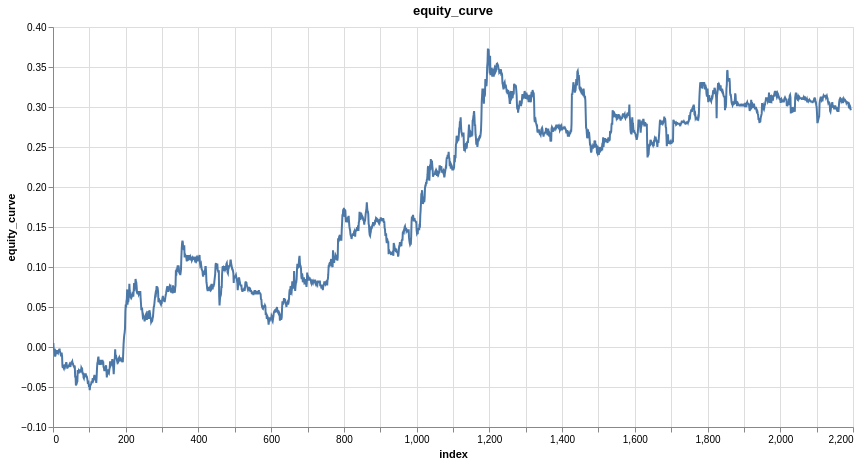

This figure's notebook cell:
### Code cell
features = ["close_log_return_lag_3"]
model = LinearModel(input_features)
optimizer = torch.optim.Adam(model.parameters(), lr=0.0005)
model_trades = research.learn_model_trades(
    ts, features, target, model, no_epochs=200, loss=nn.L1Loss(), optimizer=optimizer
)
research.plot_line(model_trades, "equity_curve")

# This model has positive returns.. but probably not with fees

### Figure 1 — Vega specification as saved in the notebook (floating-point values rounded to 4 significant figures; data arrays with more than 128 entries replaced by an {"elided": "..."} marker saying what was removed)
{"$schema": "https://vega.github.io/schema/vega/v6.json", "data": [{"name": "param_1e9efca18e7a2868_store"}, {"name": "source_0", "values": {"elided": "2195 records"}}, {"name": "source_0_x_domain_index", "values": [{"min": 0, "max": 2194}]}, {"name": "source_0_y_domain_equity_curve", "values": [{"min": -0.054, "max": 0.373}]}], "signals": [{"name": "unit", "value": {}, "on": [{"events": "pointermove", "update": "isTuple(group()) ? group() : unit"}]}, {"name": "param_1e9efca18e7a2868", "update": "vlSelectionResolve(\"param_1e9efca18e7a2868_store\", \"union\")"}, {"name": "param_1e9efca18e7a2868_index", "on": [{"events": [{"source": "view", "type": "dblclick"}], "update": "null"}, {"events": {"signal": "param_1e9efca18e7a2868_translate_delta"}, "update": "panLinear(param_1e9efca18e7a2868_translate_anchor.extent_x, -param_1e9efca18e7a2868_translate_delta.x / width)"}, {"events": {"signal": "param_1e9efca18e7a2868_zoom_delta"}, "update": "zoomLinear(domain(\"x\"), param_1e9efca18e7a2868_zoom_anchor.x, param_1e9efca18e7a2868_zoom_delta)"}]}, {"name": "param_1e9efca18e7a2868_equity_curve", "on": [{"events": [{"source": "view", "type": "dblclick"}], "update": "null"}, {"events": {"signal": "param_1e9efca18e7a2868_translate_delta"}, "update": "panLinear(param_1e9efca18e7a2868_translate_anchor.extent_y, param_1e9efca18e7a2868_translate_delta.y / height)"}, {"events": {"signal": "param_1e9efca18e7a2868_zoom_delta"}, "update": "zoomLinear(domain(\"y\"), param_1e9efca18e7a2868_zoom_anchor.y, param_1e9efca18e7a2868_zoom_delta)"}]}, {"name": "param_1e9efca18e7a2868_tuple", "on": [{"events": [{"signal": "param_1e9efca18e7a2868_index || param_1e9efca18e7a2868_equity_curve"}], "update": "param_1e9efca18e7a2868_index && param_1e9efca18e7a2868_equity_curve ? {unit: \"\", fields: param_1e9efca18e7a2868_tuple_fields, values: [param_1e9efca18e7a2868_index,param_1e9efca18e7a2868_equity_curve]} : null"}]}, {"name": "param_1e9efca18e7a2868_tuple_fields", "value": [{"field": "index", "channel": "x", "type": "R"}, {"field": "equity_curve", "channel": "y", "type": "R"}]}, {"name": "param_1e9efca18e7a2868_translate_anchor", "value": {}, "on": [{"events": [{"source": "scope", "type": "pointerdown"}], "update": "{x: x(unit), y: y(unit), extent_x: domain(\"x\"), extent_y: domain(\"y\")}"}]}, {"name": "param_1e9efca18e7a2868_translate_delta", "value": {}, "on": [{"events": [{"source": "window", "between": [{"source": "scope", "type": "pointerdown"}, {"source": "window", "type": "pointerup"}], "consume": true, "type": "pointermove"}], "update": "{x: param_1e9efca18e7a2868_translate_anchor.x - x(unit), y: param_1e9efca18e7a2868_translate_anchor.y - y(unit)}"}]}, {"name": "param_1e9efca18e7a2868_zoom_anchor", "on": [{"events": [{"source": "scope", "consume": true, "type": "wheel"}], "update": "{x: invert(\"x\", x(unit)), y: invert(\"y\", y(unit))}"}]}, {"name": "param_1e9efca18e7a2868_zoom_delta", "on": [{"events": [{"source": "scope", "consume": true, "type": "wheel"}], "update": "pow(1.001, event.deltaY * pow(16, event.deltaMode))", "force": true}]}, {"name": "param_1e9efca18e7a2868_modify", "on": [{"events": {"signal": "param_1e9efca18e7a2868_tuple"}, "update": "modify(\"param_1e9efca18e7a2868_store\", param_1e9efca18e7a2868_tuple, true)"}]}], "marks": [{"type": "line", "name": "marks", "from": {"data": "source_0"}, "sort": {"field": "x"}, "encode": {"update": {"defined": {"signal": "isValid(datum[\"index\"]) && isFinite(+datum[\"index\"]) && isValid(datum[\"equity_curve\"]) && isFinite(+datum[\"equity_curve\"])"}, "stroke": {"value": "#4c78a8"}, "x": {"field": "index", "scale": "x"}, "tooltip": {"signal": "{\"index\": format(datum[\"index\"], \"\"), \"equity_curve\": format(datum[\"equity_curve\"], \"\")}"}, "y": {"field": "equity_curve", "scale": "y"}}}, "interactive": true, "clip": true, "style": ["line"]}], "scales": [{"name": "x", "type": "linear", "domain": [{"signal": "(data(\"source_0_x_domain_index\")[0] || {}).min"}, {"signal": "(data(\"source_0_x_domain_index\")[0] || {}).max"}], "range": [0, {"signal": "width"}], "nice": true, "zero": false, "domainRaw": {"signal": "param_1e9efca18e7a2868[\"index\"]"}}, {"name": "y", "type": "linear", "domain": [{"signal": "(data(\"source_0_y_domain_equity_curve\")[0] || {}).min"}, {"signal": "(data(\"source_0_y_domain_equity_curve\")[0] || {}).max"}], "range": [{"signal": "height"}, 0], "domainRaw": {"signal": "param_1e9efca18e7a2868[\"equity_curve\"]"}, "zero": true, "nice": true}], "axes": [{"scale": "x", "grid": true, "domain": false, "tickCount": {"signal": "ceil(width/40)"}, "minExtent": 0, "ticks": false, "aria": false, "orient": "bottom", "labels": false, "zindex": 0, "maxExtent": 0, "gridScale": "y"}, {"scale": "y", "gridScale": "x", "grid": true, "tickCount": {"signal": "ceil(height/40)"}, "labels": false, "orient": "left", "minExtent": 0, "ticks": false, "domain": false, "maxExtent": 0, "aria": false, "zindex": 0}, {"scale": "x", "labelOverlap": true, "zindex": 0, "grid": false, "title": "index", "labelFlush": true, "tickCount": {"signal": "ceil(width/40)"}, "orient": "bottom"}, {"scale": "y", "labelOverlap": true, "title": "equity_curve", "grid": false, "tickCount": {"signal": "ceil(height/40)"}, "orient": "left", "zindex": 0}], "title": {"text": "equity_curve", "frame": "group"}, "style": "cell", "background": "white", "height": 400, "width": 800, "padding": 5}
